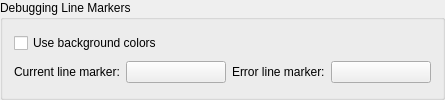
    <widget class="QGroupBox" name="groupBox_2">
     <property name="title">
      <string>Debugging Line Markers</string>
     </property>
     <layout class="QGridLayout" name="gridLayout_10">
      <item row="0" column="0" colspan="4">
       <widget class="QCheckBox" name="debugMarkerBackgroundCheckBox">
        <property name="toolTip">
         <string>Select to indicate the debug markers using colored line backgrounds, arrow indicators otherwise</string>
        </property>
        <property name="text">
         <string>Use background colors</string>
        </property>
       </widget>
      </item>
      <item row="1" column="0">
       <widget class="QLabel" name="TextLabel3_2_2">
        <property name="text">
         <string>Current line marker:</string>
        </property>
       </widget>
      </item>
      <item row="1" column="1">
       <widget class="QPushButton" name="currentLineMarkerButton">
        <property name="minimumSize">
         <size>
          <width>100</width>
          <height>0</height>
         </size>
        </property>
        <property name="toolTip">
         <string>Select the color for the current line marker.</string>
        </property>
        <property name="text">
         <string/>
        </property>
       </widget>
      </item>
      <item row="1" column="2">
       <widget class="QLabel" name="TextLabel4_2_2">
        <property name="text">
         <string>Error line marker:</string>
        </property>
       </widget>
      </item>
      <item row="1" column="3">
       <widget class="QPushButton" name="errorMarkerButton">
        <property name="minimumSize">
         <size>
          <width>100</width>
          <height>0</height>
         </size>
        </property>
        <property name="toolTip">
         <string>Select the color for the error line marker.</string>
        </property>
        <property name="text">
         <string/>
        </property>
       </widget>
      </item>
     </layout>
    </widget>
